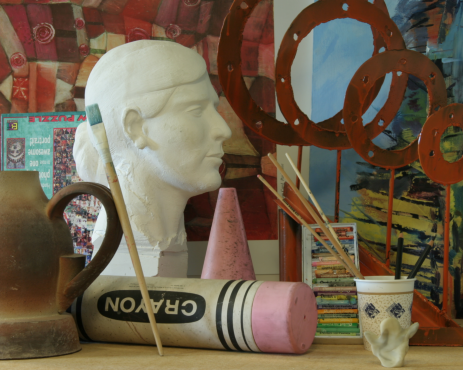
#> input picture PA2Data/view1.png, 463 x 370 px, found by its file name
$ jupyter execute BlockMatching9x9_cc.ipynb
#> lines starting #> are read from the running program, lines starting #| are printed output that depends on the picture
[cell 1]
import cv2
import numpy as np
import sys
#9x9 Left,Right and consistency check

view1 = cv2.imread('C:/Documents-Summer2018/CVIP/PA2/view1.png',0)
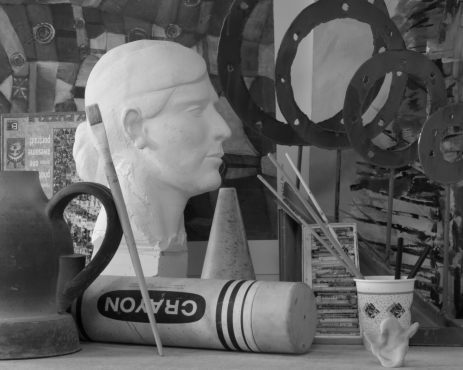
#> view1: shape (370, 463); min 3, max 236, mean 96.5
view5 = cv2.imread('C:/Documents-Summer2018/CVIP/PA2/view5.png',0)
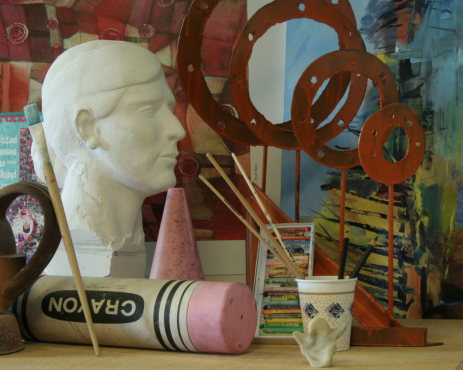
#> input picture PA2Data/view5.png, 463 x 370 px, found by its file name
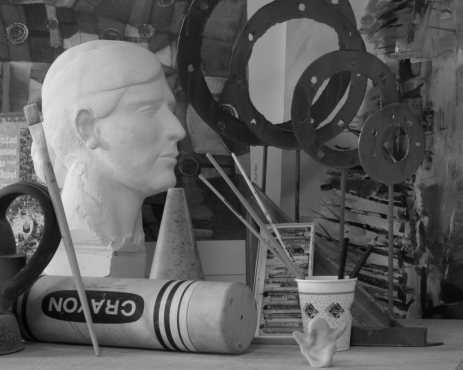
#> view5: shape (370, 463); min 2, max 233, mean 93.9

disp1 = cv2.imread('C:/Documents-Summer2018/CVIP/PA2/disp1.png',0)
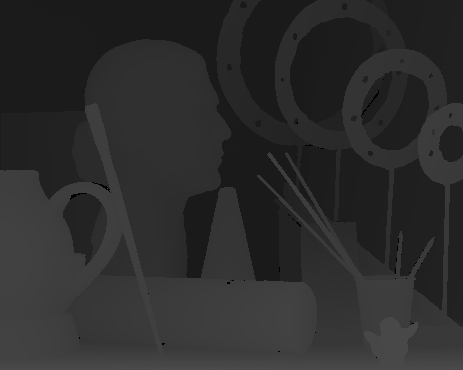
#> input picture PA2Data/disp1.png, 463 x 370 px, found by its file name
#> disp1 is the input picture: shape (370, 463); min 0, max 75, mean 44.3
disp5 = cv2.imread('C:/Documents-Summer2018/CVIP/PA2/disp5.png',0)
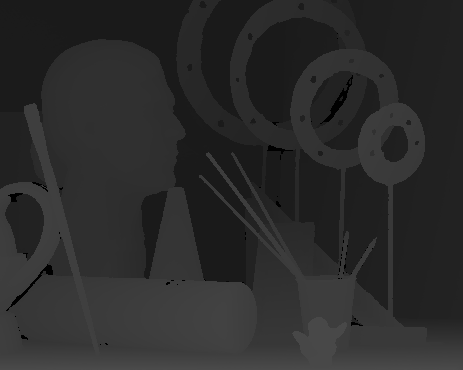
#> input picture PA2Data/disp5.png, 463 x 370 px, found by its file name
#> disp5 is the input picture: shape (370, 463); min 0, max 75, mean 42.9

view1 = np.pad(view1,[(4,4),(4,4)], mode="constant")
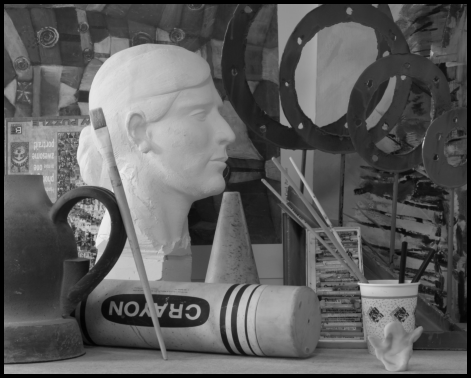
#> view1: shape (378, 471); min 0, max 236, mean 92.8
view5 = np.pad(view5,[(4,4),(4,4)], mode="constant")
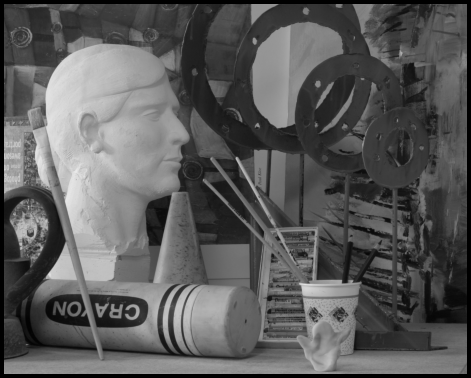
#> view5: shape (378, 471); min 0, max 233, mean 90.4
disp1 = np.pad(disp1,[(4,4),(4,4)], mode="constant")
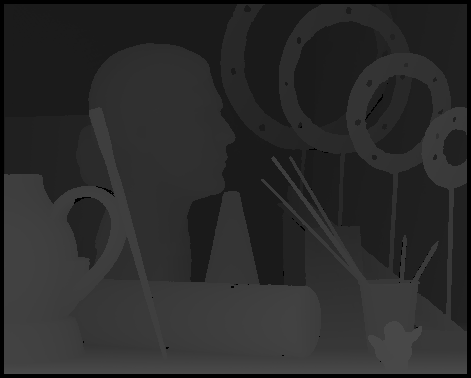
#> disp1: shape (378, 471); min 0, max 75, mean 42.6
disp5 = np.pad(disp5,[(4,4),(4,4)], mode="constant")
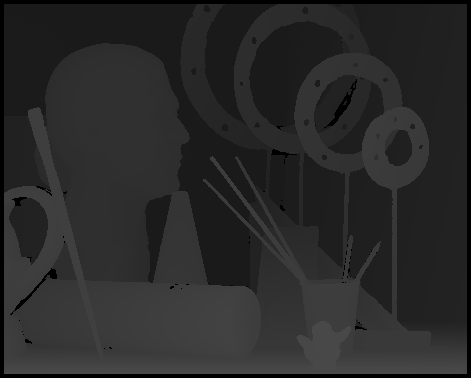
#> disp5: shape (378, 471); min 0, max 75, mean 41.3


row = int(view1.shape[0])
#> row = 378
col = int(view1.shape[1])
#> col = 471

disp_1 = np.zeros((row,col));
disp_5 = np.zeros((row,col));

print(view1.shape,view5.shape,disp1.shape,disp5.shape)
#| (378, 471) (378, 471) (378, 471) (378, 471)
print(disp_1.shape,disp_5.shape)
#| (378, 471) (378, 471)
